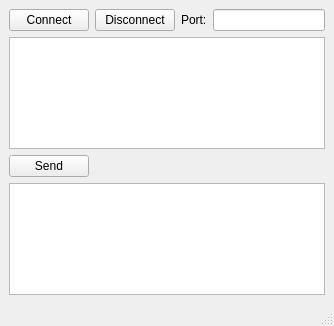
<?xml version="1.0" encoding="UTF-8"?>
<ui version="4.0">
 <class>MainWindow</class>
 <widget class="QMainWindow" name="MainWindow">
  <property name="geometry">
   <rect>
    <x>0</x>
    <y>0</y>
    <width>334</width>
    <height>326</height>
   </rect>
  </property>
  <property name="windowTitle">
   <string>Client</string>
  </property>
  <widget class="QWidget" name="centralwidget">
   <layout class="QGridLayout" name="gridLayout">
    <item row="0" column="0">
     <widget class="QPushButton" name="connect">
      <property name="text">
       <string>Connect</string>
      </property>
     </widget>
    </item>
    <item row="0" column="1">
     <widget class="QPushButton" name="disconnect">
      <property name="text">
       <string>Disconnect</string>
      </property>
     </widget>
    </item>
    <item row="0" column="2">
     <widget class="QLabel" name="label">
      <property name="text">
       <string>Port:</string>
      </property>
     </widget>
    </item>
    <item row="0" column="3">
     <widget class="QLineEdit" name="port"/>
    </item>
    <item row="1" column="0" colspan="4">
     <widget class="QTextBrowser" name="output"/>
    </item>
    <item row="2" column="0">
     <widget class="QPushButton" name="send">
      <property name="text">
       <string>Send</string>
      </property>
     </widget>
    </item>
    <item row="3" column="0" colspan="4">
     <widget class="QTextEdit" name="input"/>
    </item>
   </layout>
  </widget>
  <widget class="QStatusBar" name="statusbar"/>
  <widget class="QMenuBar" name="menubar">
   <property name="geometry">
    <rect>
     <x>0</x>
     <y>0</y>
     <width>334</width>
     <height>26</height>
    </rect>
   </property>
  </widget>
 </widget>
 <resources/>
 <connections/>
</ui>
